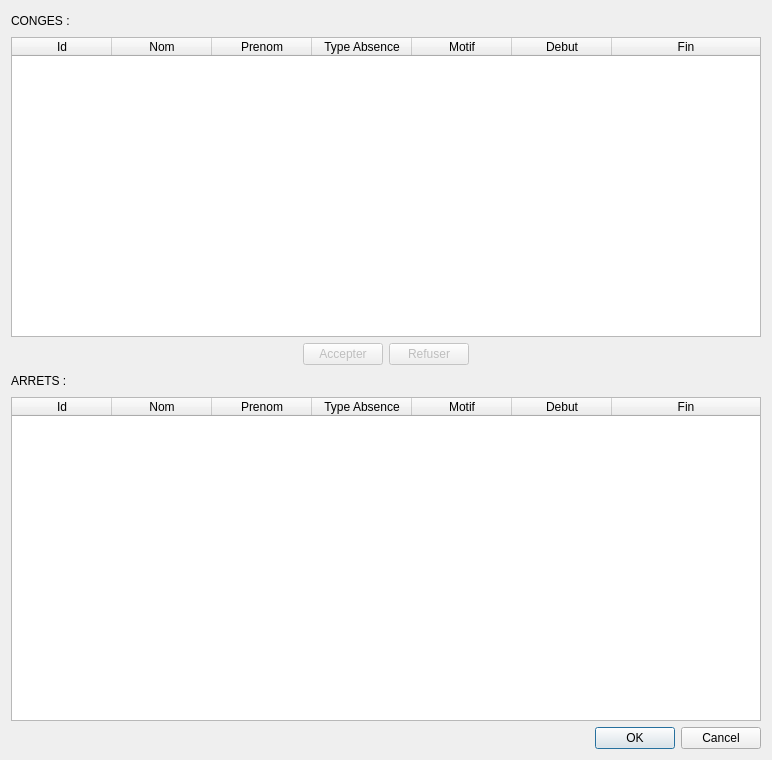
<?xml version="1.0" encoding="UTF-8"?>
<ui version="4.0">
 <class>DialogAbsence</class>
 <widget class="QDialog" name="DialogAbsence">
  <property name="geometry">
   <rect>
    <x>0</x>
    <y>0</y>
    <width>772</width>
    <height>760</height>
   </rect>
  </property>
  <property name="windowTitle">
   <string>Gestion des absences</string>
  </property>
  <layout class="QVBoxLayout" name="verticalLayout_2">
   <item>
    <layout class="QGridLayout" name="gridLayout_2">
     <item row="0" column="0">
      <widget class="QLabel" name="label">
       <property name="text">
        <string>CONGES :</string>
       </property>
      </widget>
     </item>
     <item row="0" column="1">
      <spacer name="horizontalSpacer_4">
       <property name="orientation">
        <enum>Qt::Horizontal</enum>
       </property>
       <property name="sizeHint" stdset="0">
        <size>
         <width>40</width>
         <height>20</height>
        </size>
       </property>
      </spacer>
     </item>
     <item row="1" column="0" colspan="2">
      <layout class="QVBoxLayout" name="verticalLayout">
       <item>
        <widget class="QTableWidget" name="tableWidgetAbsence">
         <property name="minimumSize">
          <size>
           <width>750</width>
           <height>300</height>
          </size>
         </property>
         <property name="autoFillBackground">
          <bool>false</bool>
         </property>
         <property name="selectionMode">
          <enum>QAbstractItemView::ExtendedSelection</enum>
         </property>
         <property name="selectionBehavior">
          <enum>QAbstractItemView::SelectRows</enum>
         </property>
         <property name="sortingEnabled">
          <bool>false</bool>
         </property>
         <attribute name="horizontalHeaderCascadingSectionResizes">
          <bool>false</bool>
         </attribute>
         <attribute name="horizontalHeaderShowSortIndicator" stdset="0">
          <bool>false</bool>
         </attribute>
         <attribute name="horizontalHeaderStretchLastSection">
          <bool>true</bool>
         </attribute>
         <attribute name="verticalHeaderCascadingSectionResizes">
          <bool>false</bool>
         </attribute>
         <attribute name="verticalHeaderStretchLastSection">
          <bool>false</bool>
         </attribute>
         <column>
          <property name="text">
           <string>Id</string>
          </property>
         </column>
         <column>
          <property name="text">
           <string>Nom</string>
          </property>
         </column>
         <column>
          <property name="text">
           <string>Prenom</string>
          </property>
         </column>
         <column>
          <property name="text">
           <string>Type Absence</string>
          </property>
         </column>
         <column>
          <property name="text">
           <string>Motif</string>
          </property>
         </column>
         <column>
          <property name="text">
           <string>Debut</string>
          </property>
         </column>
         <column>
          <property name="text">
           <string>Fin</string>
          </property>
         </column>
        </widget>
       </item>
       <item>
        <layout class="QHBoxLayout" name="horizontalLayout">
         <item>
          <spacer name="horizontalSpacer">
           <property name="orientation">
            <enum>Qt::Horizontal</enum>
           </property>
           <property name="sizeHint" stdset="0">
            <size>
             <width>40</width>
             <height>20</height>
            </size>
           </property>
          </spacer>
         </item>
         <item>
          <widget class="QPushButton" name="pushButtonAccepter">
           <property name="enabled">
            <bool>false</bool>
           </property>
           <property name="text">
            <string>Accepter</string>
           </property>
          </widget>
         </item>
         <item>
          <widget class="QPushButton" name="pushButtonRefuser">
           <property name="enabled">
            <bool>false</bool>
           </property>
           <property name="text">
            <string>Refuser</string>
           </property>
          </widget>
         </item>
         <item>
          <spacer name="horizontalSpacer_2">
           <property name="orientation">
            <enum>Qt::Horizontal</enum>
           </property>
           <property name="sizeHint" stdset="0">
            <size>
             <width>40</width>
             <height>20</height>
            </size>
           </property>
          </spacer>
         </item>
        </layout>
       </item>
      </layout>
     </item>
    </layout>
   </item>
   <item>
    <layout class="QGridLayout" name="gridLayout">
     <item row="0" column="0">
      <widget class="QLabel" name="label_2">
       <property name="text">
        <string>ARRETS :</string>
       </property>
      </widget>
     </item>
     <item row="0" column="1">
      <spacer name="horizontalSpacer_3">
       <property name="orientation">
        <enum>Qt::Horizontal</enum>
       </property>
       <property name="sizeHint" stdset="0">
        <size>
         <width>40</width>
         <height>20</height>
        </size>
       </property>
      </spacer>
     </item>
     <item row="1" column="0" colspan="2">
      <widget class="QTableWidget" name="tableWidgetArret">
       <property name="minimumSize">
        <size>
         <width>750</width>
         <height>300</height>
        </size>
       </property>
       <property name="autoFillBackground">
        <bool>false</bool>
       </property>
       <property name="selectionMode">
        <enum>QAbstractItemView::ExtendedSelection</enum>
       </property>
       <property name="selectionBehavior">
        <enum>QAbstractItemView::SelectRows</enum>
       </property>
       <property name="sortingEnabled">
        <bool>false</bool>
       </property>
       <attribute name="horizontalHeaderCascadingSectionResizes">
        <bool>false</bool>
       </attribute>
       <attribute name="horizontalHeaderShowSortIndicator" stdset="0">
        <bool>false</bool>
       </attribute>
       <attribute name="horizontalHeaderStretchLastSection">
        <bool>true</bool>
       </attribute>
       <attribute name="verticalHeaderCascadingSectionResizes">
        <bool>false</bool>
       </attribute>
       <attribute name="verticalHeaderStretchLastSection">
        <bool>false</bool>
       </attribute>
       <column>
        <property name="text">
         <string>Id</string>
        </property>
       </column>
       <column>
        <property name="text">
         <string>Nom</string>
        </property>
       </column>
       <column>
        <property name="text">
         <string>Prenom</string>
        </property>
       </column>
       <column>
        <property name="text">
         <string>Type Absence</string>
        </property>
       </column>
       <column>
        <property name="text">
         <string>Motif</string>
        </property>
       </column>
       <column>
        <property name="text">
         <string>Debut</string>
        </property>
       </column>
       <column>
        <property name="text">
         <string>Fin</string>
        </property>
       </column>
      </widget>
     </item>
    </layout>
   </item>
   <item>
    <widget class="QDialogButtonBox" name="buttonBox">
     <property name="orientation">
      <enum>Qt::Horizontal</enum>
     </property>
     <property name="standardButtons">
      <set>QDialogButtonBox::Cancel|QDialogButtonBox::Ok</set>
     </property>
    </widget>
   </item>
  </layout>
 </widget>
 <resources/>
 <connections>
  <connection>
   <sender>buttonBox</sender>
   <signal>accepted()</signal>
   <receiver>DialogAbsence</receiver>
   <slot>accept()</slot>
   <hints>
    <hint type="sourcelabel">
     <x>248</x>
     <y>254</y>
    </hint>
    <hint type="destinationlabel">
     <x>157</x>
     <y>274</y>
    </hint>
   </hints>
  </connection>
  <connection>
   <sender>buttonBox</sender>
   <signal>rejected()</signal>
   <receiver>DialogAbsence</receiver>
   <slot>reject()</slot>
   <hints>
    <hint type="sourcelabel">
     <x>316</x>
     <y>260</y>
    </hint>
    <hint type="destinationlabel">
     <x>286</x>
     <y>274</y>
    </hint>
   </hints>
  </connection>
 </connections>
</ui>
